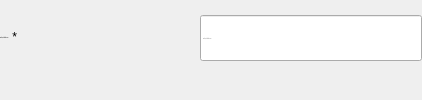
                   <widget class="QWidget" name="widget_10" native="true">
                    <property name="sizePolicy">
                     <sizepolicy hsizetype="Expanding" vsizetype="Preferred">
                      <horstretch>0</horstretch>
                      <verstretch>0</verstretch>
                     </sizepolicy>
                    </property>
                    <property name="minimumSize">
                     <size>
                      <width>0</width>
                      <height>0</height>
                     </size>
                    </property>
                    <layout class="QHBoxLayout" name="horizontalLayout">
                     <property name="spacing">
                      <number>0</number>
                     </property>
                     <property name="leftMargin">
                      <number>0</number>
                     </property>
                     <property name="topMargin">
                      <number>0</number>
                     </property>
                     <property name="rightMargin">
                      <number>0</number>
                     </property>
                     <property name="bottomMargin">
                      <number>0</number>
                     </property>
                     <item alignment="Qt::AlignTop">
                      <widget class="QWidget" name="label_product_3" native="true">
                       <property name="minimumSize">
                        <size>
                         <width>200</width>
                         <height>0</height>
                        </size>
                       </property>
                       <property name="maximumSize">
                        <size>
                         <width>200</width>
                         <height>16777215</height>
                        </size>
                       </property>
                       <layout class="QHBoxLayout" name="horizontalLayout_14">
                        <property name="spacing">
                         <number>0</number>
                        </property>
                        <property name="leftMargin">
                         <number>0</number>
                        </property>
                        <property name="topMargin">
                         <number>30</number>
                        </property>
                        <property name="rightMargin">
                         <number>0</number>
                        </property>
                        <property name="bottomMargin">
                         <number>0</number>
                        </property>
                        <item>
                         <widget class="QLabel" name="label_5">
                          <property name="font">
                           <font>
                            <family>Cambria</family>
                            <pointsize>-1</pointsize>
                            <bold>false</bold>
                           </font>
                          </property>
                          <property name="text">
                           <string>Tên hạng thành viên</string>
                          </property>
                         </widget>
                        </item>
                        <item>
                         <widget class="QLabel" name="label_required_8">
                          <property name="sizePolicy">
                           <sizepolicy hsizetype="Expanding" vsizetype="Preferred">
                            <horstretch>0</horstretch>
                            <verstretch>0</verstretch>
                           </sizepolicy>
                          </property>
                          <property name="text">
                           <string> *</string>
                          </property>
                         </widget>
                        </item>
                       </layout>
                      </widget>
                     </item>
                     <item>
                      <widget class="QWidget" name="formInput_6" native="true">
                       <property name="maximumSize">
                        <size>
                         <width>16777215</width>
                         <height>16777215</height>
                        </size>
                       </property>
                       <layout class="QVBoxLayout" name="verticalLayout_13">
                        <property name="spacing">
                         <number>0</number>
                        </property>
                        <property name="leftMargin">
                         <number>0</number>
                        </property>
                        <property name="topMargin">
                         <number>15</number>
                        </property>
                        <property name="rightMargin">
                         <number>0</number>
                        </property>
                        <property name="bottomMargin">
                         <number>0</number>
                        </property>
                        <item>
                         <widget class="QLineEdit" name="name_le">
                          <property name="minimumSize">
                           <size>
                            <width>222</width>
                            <height>46</height>
                           </size>
                          </property>
                          <property name="maximumSize">
                           <size>
                            <width>16777215</width>
                            <height>16777215</height>
                           </size>
                          </property>
                          <property name="font">
                           <font>
                            <family>Cambria</family>
                            <pointsize>-1</pointsize>
                           </font>
                          </property>
                          <property name="placeholderText">
                           <string>Tên hạng thành viên</string>
                          </property>
                          <property name="clearButtonEnabled">
                           <bool>true</bool>
                          </property>
                         </widget>
                        </item>
                        <item alignment="Qt::AlignTop">
                         <widget class="QLabel" name="error_name">
                          <property name="text">
                           <string/>
                          </property>
                          <property name="margin">
                           <number>0</number>
                          </property>
                         </widget>
                        </item>
                       </layout>
                      </widget>
                     </item>
                    </layout>
                   </widget>
